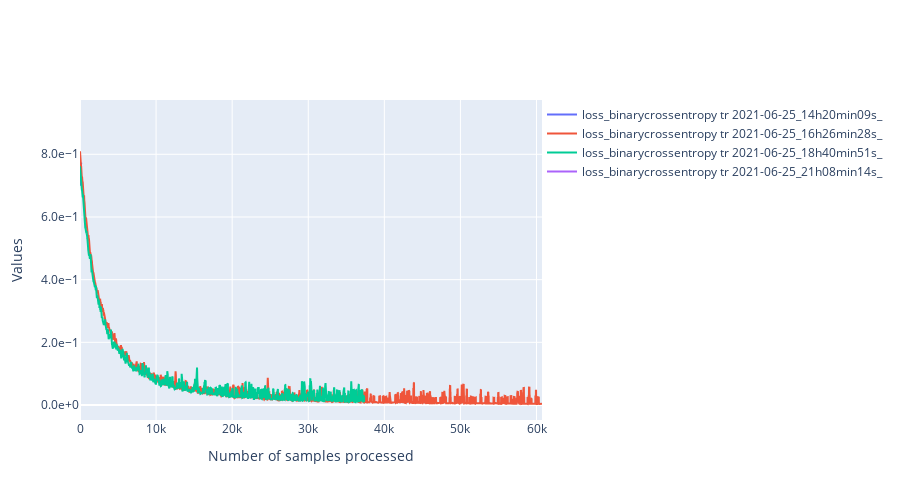

Notebook code for this chart:
### Code cell
filtered_dataframe = data.df
import ipywidgets as widgets
class PersoToggleButton(widgets.ToggleButton):
    def __init__(self,name=None,*args,**kargs):
        super(PersoToggleButton, self).__init__(*args,**kargs)
        self.name = name

compute_width = lambda value:f"{max(len(str(value)) * 12, 60) + 20}px"
list_vertical_widgets = []
dico_changing_widgets_metadata = {}
list_changing_widgets_metrics = []
list_changing_widgets_tr_valid = []
# Widgets for the metadata ------------------------------------------------------------------
label_metadata_filter = "Metadata"
llocalvertwidgets = []
dico_changing_widgets_reorganized = {"metadata":{},"metrics":{},"mode":{}}
for metadata_name in df.columns:

    if metadata_name == "folder_id":
        continue
    possible_values = df[metadata_name].unique()
    label = widgets.Label(metadata_name)
    dico_changing_widgets_reorganized["metadata"][metadata_name] = {str(value):PersoToggleButton(
        value=True,
        description=str(value),
        disabled=False,
        button_style='', # 'success', 'info', 'warning', 'danger' or ''
        tooltip='',
        icon='check',
        layout = widgets.Layout(width = compute_width(value), margin='0px 0px 0px 0px'),
        name="metadata|"+metadata_name
    ) for value in possible_values}

    possibilities = list(dico_changing_widgets_reorganized["metadata"][metadata_name].values())
    dico_changing_widgets_metadata[metadata_name] = possibilities
    box = widgets.HBox(layout=widgets.Layout(width='100%',display='inline-flex',flex_flow='row wrap'),width='100%')
    box.overflow_x = 'auto'
    box.children = [label]+possibilities
    llocalvertwidgets.append(box)

box = widgets.VBox(width='100%')
box.children = llocalvertwidgets
list_vertical_widgets.append(box)
# Widgets to select metrics ---------------------------------------------------------------
label_metrics_filter = "Metrics"
dico_changing_widgets_reorganized["metrics"] = {str(metric_name):PersoToggleButton(
        value=True,
        description=metric_name,
        disabled=False,
        button_style='', # 'success', 'info', 'warning', 'danger' or ''
        tooltip='',
        icon='check',
        layout = widgets.Layout(width = compute_width(metric_name), margin='0px 0px 0px 0px'),
        name="metrics"
    )
    for metric_name in available_metrics}
possibilities = list(dico_changing_widgets_reorganized["metrics"].values())
list_changing_widgets_metrics = possibilities
box = widgets.HBox(layout=widgets.Layout(width='100%',display='inline-flex',flex_flow='row wrap'),width='100%')
box.overflow_x = 'auto'
box.children = possibilities
list_vertical_widgets.append(box)

# widgets to select tr or valid ----------------------------------------------------------
label_tr_valid_filter = "Mode_of_training"
possibilities = [PersoToggleButton(
        value=True,
        description=mode,
        disabled=False,
        button_style='', # 'success', 'info', 'warning', 'danger' or ''
        tooltip='',
        icon='check',
        layout = widgets.Layout(width = compute_width(mode), margin='0px 0px 0px 0px'),
        name="mode"
    )
    for mode in ["tr","valid"]]
list_changing_widgets_tr_valid = possibilities
box = widgets.HBox(layout=widgets.Layout(width='100%',display='inline-flex',flex_flow='row wrap'),width='100%')
box.overflow_x = 'auto'
box.children = possibilities
list_vertical_widgets.append(box)

titles = ["Metadata", "Metrics","Mode_of_training"]
l = []
for i,[item,title] in enumerate((zip(list_vertical_widgets,titles))):
    accordion = widgets.Accordion(children=[item],titles=(title,))
    accordion.set_title(0,title)
    accordion.selected_index = 0
    if i == 0:
        accordion.selected_index = None
    l.append(accordion)
# widget for moving average
moving_average = widgets.IntText(
    value=100,
    description='mean_window',
    disabled=False
)
# widget to toggle log scale for the y axis
y_log_scale = widgets.ToggleButton(
        value=True,
        description="logy",
        disabled=False,
        button_style='', # 'success', 'info', 'warning', 'danger' or ''
        tooltip='',
        icon='check',
        layout = widgets.Layout(width = compute_width("logy"), margin='0px 0px 0px 0px')
    )

global_box = widgets.VBox(l+[moving_average,y_log_scale])

# Handlers --------------------------------------------------------------------------------------
from IPython.display import display,clear_output
import plotly.graph_objects as go
import main.src.analysis.tools as tls

def filter_metrics(runs):
    global states
    new_dico = {}
    for f,dico in dico_metrics.items():
        if f not in runs:
            continue
        new_dico[f] = {}
        for metric_name,list_values in dico.items():
            if states["metrics"][metric_name] is True:
                new_dico[f][metric_name] = list_values
    return new_dico
def plot(dico_vals,filtered_dataframe):
    global states
    import numpy as np
    list_scatters = []
    import matplotlib.pyplot as plt
    for run,dico_metrics in dico_vals.items():
        line_dataframe = filtered_dataframe[filtered_dataframe["folder_id"] == run]
        batch_size_tr = line_dataframe["tr_batch_size"].values[0]
        batch_size_valid = line_dataframe["valid_batch_size"].values[0]
        for metric_name,metric_values in dico_metrics.items():
            if metric_name == "loss":
                metric_name = "loss_"+filtered_dataframe[filtered_dataframe["folder_id"] == run]["loss"].values[0]
                access_name = "_loss"
            else:
                access_name = "_values"
            global states
            for mode,state in states["mode"].items():
                if state is False:
                    continue
                batch_size = batch_size_tr if mode == "tr" else batch_size_valid
                if "loss" in metric_name:
                    access_name1 = "attr_"+mode+access_name
                else:
                    access_name1 = mode + access_name
                v = metric_values[access_name1]
                window = int(moving_average.value/batch_size)
                new_values = []
                for i in range(len(v)-window):
                    new_values.append(np.mean(v[i:min(i+window,len(v))]))
                v = np.array(new_values)
                x = np.arange(0,v.shape[0]) * batch_size
                x = pd.Series(x)
                v = pd.Series(v)
                graph = go.Scatter(x=x,y=v,mode='lines',name=f"{metric_name} {mode} {run}",
                                   hovertemplate='Sample n°: %{x}'+f'<br>{metric_name} {mode}<br>{run}:'+' %{y}')
                list_scatters.append(graph)
    plt.clf()
    fig = go.Figure(
        data=list_scatters,
        layout=go.Layout(
            title=go.layout.Title(text=""),
            xaxis_title="Number of samples processed",
            yaxis_title="Values",
            legend=dict(
                orientation="h",
                y=1,
                x=1
            ),
            yaxis={'tickformat':'.1e',},
            width=900,
            height = 500
        ),
    )
    if states["others"]["logy"] is True:
        fig.update_yaxes(type="log")
    clear_output()
    display(global_box)
    fig.show()
states = {"others":{"mean_window":moving_average.value,"logy":False},
          "mode":{"tr":False,"valid":False},
          "metrics":{k:False for k in available_metrics},
          "metadata":{k:{
              str(k1):False for k1 in df[k].unique()
          } for k in df.columns}
          }
def handler(v):
    global query
    if v["name"] == "disabled":
        return
    global states
    try:
        name = "others"
        try:
            name = v["owner"].name
        except:
            pass
        name = name.split("|")
        try:
            new_val = not(v["new"]["value"])
        except:
            new_val = not(v["new"])
    except Exception as e:
        return
    if len(name) == 2:
        states[name[0]][name[1]][v["owner"].description] = not(states[name[0]][name[1]][v["owner"].description])
    else:
        states[name[0]][v["owner"].description] = not(states[name[0]][v["owner"].description])
    runs = filtered_dataframe["folder_id"].unique()
    dico_vals = filter_metrics(runs)
    plot(dico_vals,filtered_dataframe)
    try:
        print(dico_vals['2021-06-20_17h39min55s_']["mae"])
    except:
        pass
    print(metric_name)

for name,liste_w in dico_changing_widgets_metadata.items():
    for w in liste_w:
        w.observe(handler)
for w in list_changing_widgets_metrics:
    w.observe(handler)
list_changing_widgets_metrics[-1].value = True
for w in list_changing_widgets_tr_valid:
    w.observe(handler)
for w in [moving_average,y_log_scale]:
    w.observe(handler)
global_box

### Figure 1 — Plotly figure (JSON) as saved in the notebook; plotly's stock layout.template omitted (floating-point values rounded to 4 significant figures; data arrays with more than 128 entries replaced by an {"elided": "..."} marker saying what was removed)
{"data": [{"hovertemplate": "Sample n°: %{x}<br>loss_binarycrossentropy tr<br>2021-06-25_14h20min09s_: %{y}", "mode": "lines", "name": "loss_binarycrossentropy tr 2021-06-25_14h20min09s_", "type": "scatter", "x": [0, 10, 20, 30, 40, 50, 60, 70, 80, 90, 100, 110, 120, 130, 140, 150, 160, 170, 180], "y": [0.7318, 0.7368, 0.7116, 0.7258, 0.7015, 0.7001, 0.7009, 0.7064, 0.7071, 0.7395, 0.752, 0.7561, 0.7599, 0.7641, 0.7725, 0.754, 0.7599, 0.7441, 0.7694]}, {"hovertemplate": "Sample n°: %{x}<br>loss_binarycrossentropy tr<br>2021-06-25_16h26min28s_: %{y}", "mode": "lines", "name": "loss_binarycrossentropy tr 2021-06-25_16h26min28s_", "type": "scatter", "x": {"elided": "6073 int values"}, "y": {"elided": "6073 float values"}}, {"hovertemplate": "Sample n°: %{x}<br>loss_binarycrossentropy tr<br>2021-06-25_18h40min51s_: %{y}", "mode": "lines", "name": "loss_binarycrossentropy tr 2021-06-25_18h40min51s_", "type": "scatter", "x": {"elided": "3739 int values"}, "y": {"elided": "3739 float values"}}, {"hovertemplate": "Sample n°: %{x}<br>loss_binarycrossentropy tr<br>2021-06-25_21h08min14s_: %{y}", "mode": "lines", "name": "loss_binarycrossentropy tr 2021-06-25_21h08min14s_", "type": "scatter", "x": [0], "y": [0.9222]}], "layout": {"height": 500, "legend": {"orientation": "h", "x": 1, "y": 1}, "title": {"text": ""}, "width": 900, "xaxis": {"title": {"text": "Number of samples processed"}}, "yaxis": {"tickformat": ".1e", "title": {"text": "Values"}}}}
